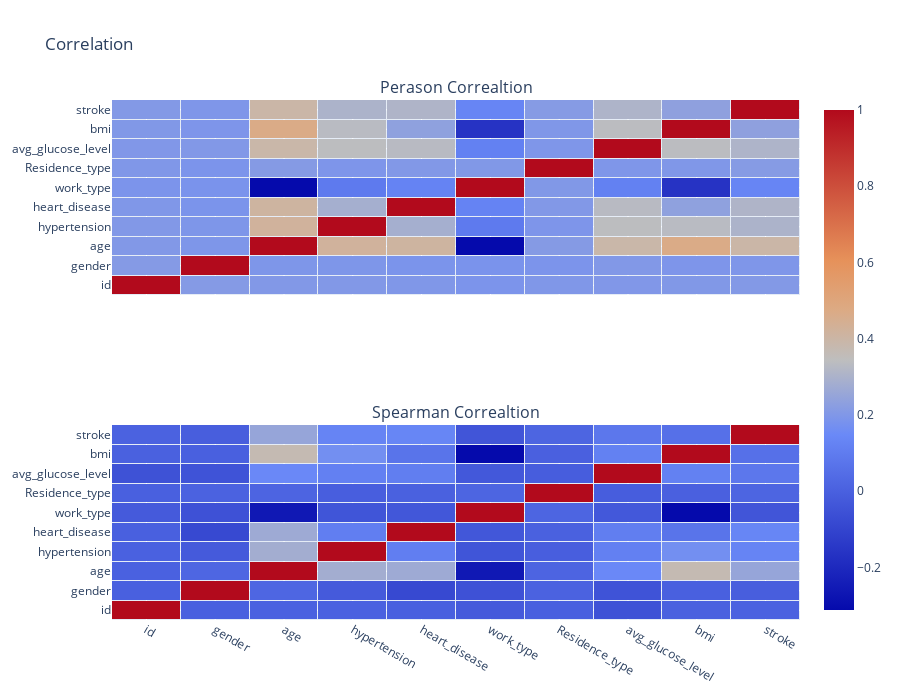

This figure's notebook cell:
### Code cell
fig = make_subplots(rows=2, cols=1,shared_xaxes=True,subplot_titles=('Perason Correaltion',  'Spearman Correaltion'))
colorscale=     [[1.0              , "rgb(165,0,38)"],
                [0.8888888888888888, "rgb(215,48,39)"],
                [0.7777777777777778, "rgb(244,109,67)"],
                [0.6666666666666666, "rgb(253,174,97)"],
                [0.5555555555555556, "rgb(254,224,144)"],
                [0.4444444444444444, "rgb(224,243,248)"],
                [0.3333333333333333, "rgb(171,217,233)"],
                [0.2222222222222222, "rgb(116,173,209)"],
                [0.1111111111111111, "rgb(69,117,180)"],
                [0.0               , "rgb(49,54,149)"]]

s_val =data.corr('pearson')
s_idx = s_val.index
s_col = s_val.columns
s_val = s_val.values
fig.add_trace(
    go.Heatmap(x=s_col,y=s_idx,z=s_val,name='pearson',showscale=False,xgap=1,ygap=1,colorscale=colorscale),
    row=1, col=1
)


s_val =data.corr('spearman')
s_idx = s_val.index
s_col = s_val.columns
s_val = s_val.values
fig.add_trace(
    go.Heatmap(x=s_col,y=s_idx,z=s_val,xgap=1,ygap=1,colorscale=colorscale),
    row=2, col=1
)

fig.update_layout(height=700, width=900, title_text="Correlation")
fig.show()

### Figure 1 — Plotly figure (JSON) as saved in the notebook; plotly's stock layout.template omitted (floating-point values rounded to 4 significant figures)
{"data": [{"colorscale": [[1, "rgb(165,0,38)"], [0.8889, "rgb(215,48,39)"], [0.7778, "rgb(244,109,67)"], [0.6667, "rgb(253,174,97)"], [0.5556, "rgb(254,224,144)"], [0.4444, "rgb(224,243,248)"], [0.3333, "rgb(171,217,233)"], [0.2222, "rgb(116,173,209)"], [0.1111, "rgb(69,117,180)"], [0, "rgb(49,54,149)"]], "name": "pearson", "showscale": false, "type": "heatmap", "x": ["id", "gender", "age", "hypertension", "heart_disease", "work_type", "Residence_type", "avg_glucose_level", "bmi", "stroke"], "xaxis": "x", "xgap": 1, "y": ["id", "gender", "age", "hypertension", "heart_disease", "work_type", "Residence_type", "avg_glucose_level", "bmi", "stroke"], "yaxis": "y", "ygap": 1, "z": [[1, 0.0126, 0.003538, 0.00355, -0.001296, -0.01283, -0.001403, 0.001092, 0.0016, 0.006388], [0.0126, 1, -0.006754, -0.007463, -0.01506, -0.018, -0.01325, 0.003879, -0.008218, -0.004381], [0.003538, -0.006754, 1, 0.2764, 0.2638, -0.6396, 0.01418, 0.2382, 0.3348, 0.2453], [0.00355, -0.007463, 0.2764, 1, 0.1083, -0.1315, -0.007913, 0.1745, 0.1649, 0.1279], [-0.001296, -0.01506, 0.2638, 0.1083, 1, -0.0932, 0.003092, 0.1619, 0.04362, 0.1349], [-0.01283, -0.018, -0.6396, -0.1315, -0.0932, 1, 0.002182, -0.1035, -0.453, -0.08546], [-0.001403, -0.01325, 0.01418, -0.007913, 0.003092, 0.002182, 1, -0.004946, -0.0009377, 0.01546], [0.001092, 0.003879, 0.2382, 0.1745, 0.1619, -0.1035, -0.004946, 1, 0.1725, 0.1319], [0.0016, -0.008218, 0.3348, 0.1649, 0.04362, -0.453, -0.0009377, 0.1725, 1, 0.04152], [0.006388, -0.004381, 0.2453, 0.1279, 0.1349, -0.08546, 0.01546, 0.1319, 0.04152, 1]]}, {"colorscale": [[1, "rgb(165,0,38)"], [0.8889, "rgb(215,48,39)"], [0.7778, "rgb(244,109,67)"], [0.6667, "rgb(253,174,97)"], [0.5556, "rgb(254,224,144)"], [0.4444, "rgb(224,243,248)"], [0.3333, "rgb(171,217,233)"], [0.2222, "rgb(116,173,209)"], [0.1111, "rgb(69,117,180)"], [0, "rgb(49,54,149)"]], "type": "heatmap", "x": ["id", "gender", "age", "hypertension", "heart_disease", "work_type", "Residence_type", "avg_glucose_level", "bmi", "stroke"], "xaxis": "x2", "xgap": 1, "y": ["id", "gender", "age", "hypertension", "heart_disease", "work_type", "Residence_type", "avg_glucose_level", "bmi", "stroke"], "yaxis": "y2", "ygap": 1, "z": [[1, -0.001663, 0.003741, 0.003553, -0.001205, -0.02119, -0.001142, -0.05306, 0.002782, 0.006499], [-0.001663, 1, 0.01907, -0.02134, -0.08574, -0.05353, 0.005698, -0.04835, -0.00231, -0.009167], [0.003741, 0.01907, 1, 0.2806, 0.2696, -0.2611, 0.01416, 0.1452, 0.372, 0.2495], [0.003553, -0.02134, 0.2806, 1, 0.1083, -0.04189, -0.007913, 0.114, 0.1685, 0.1279], [-0.001205, -0.08574, 0.2696, 0.1083, 1, -0.03446, 0.003092, 0.1064, 0.07052, 0.1349], [-0.02119, -0.05353, -0.2611, -0.04189, -0.03446, 1, 0.01555, -0.02878, -0.3118, -0.0396], [-0.001142, 0.005698, 0.01416, -0.007913, 0.003092, 0.01555, 1, -0.01341, 0.0006881, 0.01546], [-0.05306, -0.04835, 0.1452, 0.114, 0.1064, -0.02878, -0.01341, 1, 0.1173, 0.08254], [0.002782, -0.00231, 0.372, 0.1685, 0.07052, -0.3118, 0.0006881, 0.1173, 1, 0.05787], [0.006499, -0.009167, 0.2495, 0.1279, 0.1349, -0.0396, 0.01546, 0.08254, 0.05787, 1]]}], "layout": {"annotations": [{"font": {"size": 16}, "showarrow": false, "text": "Perason Correaltion", "x": 0.5, "xanchor": "center", "xref": "paper", "y": 1, "yanchor": "bottom", "yref": "paper"}, {"font": {"size": 16}, "showarrow": false, "text": "Spearman Correaltion", "x": 0.5, "xanchor": "center", "xref": "paper", "y": 0.375, "yanchor": "bottom", "yref": "paper"}], "height": 700, "title": {"text": "Correlation"}, "width": 900, "xaxis": {"anchor": "y", "domain": [0, 1], "matches": "x2", "showticklabels": false}, "xaxis2": {"anchor": "y2", "domain": [0, 1]}, "yaxis": {"anchor": "x", "domain": [0.625, 1]}, "yaxis2": {"anchor": "x2", "domain": [0, 0.375]}}}
